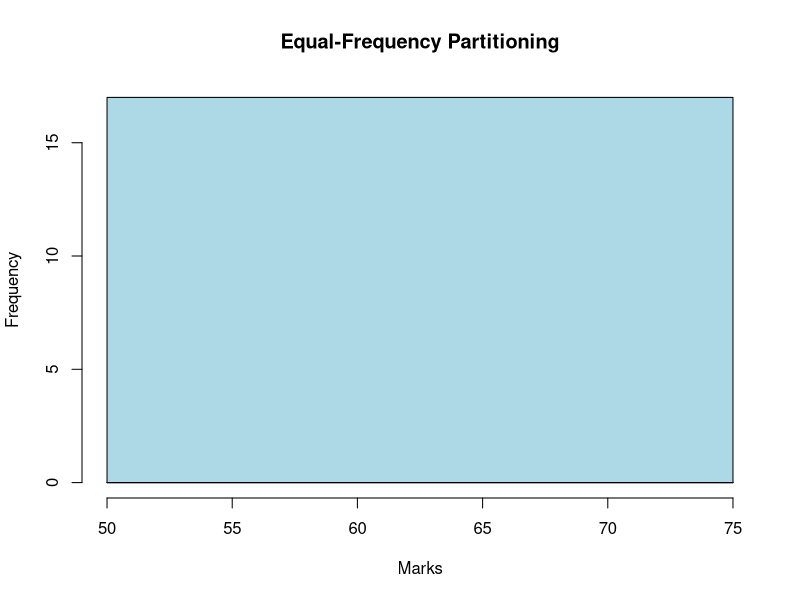
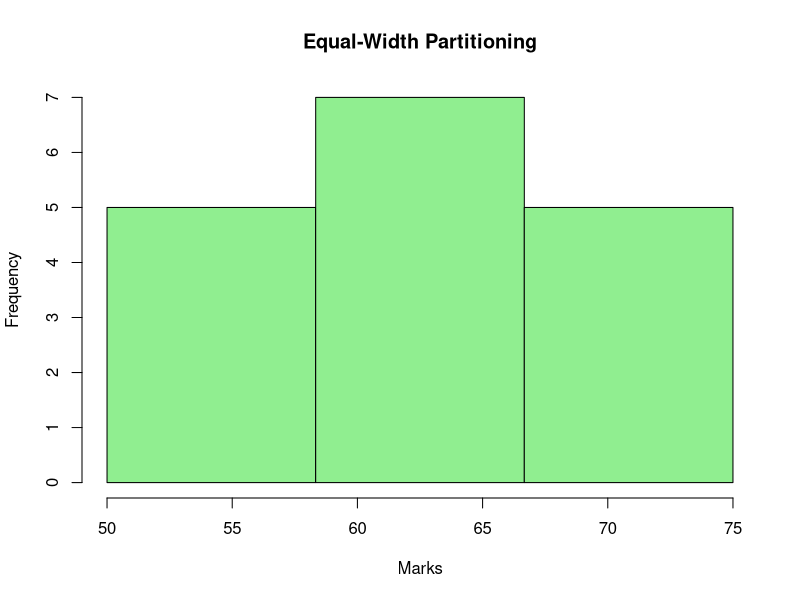
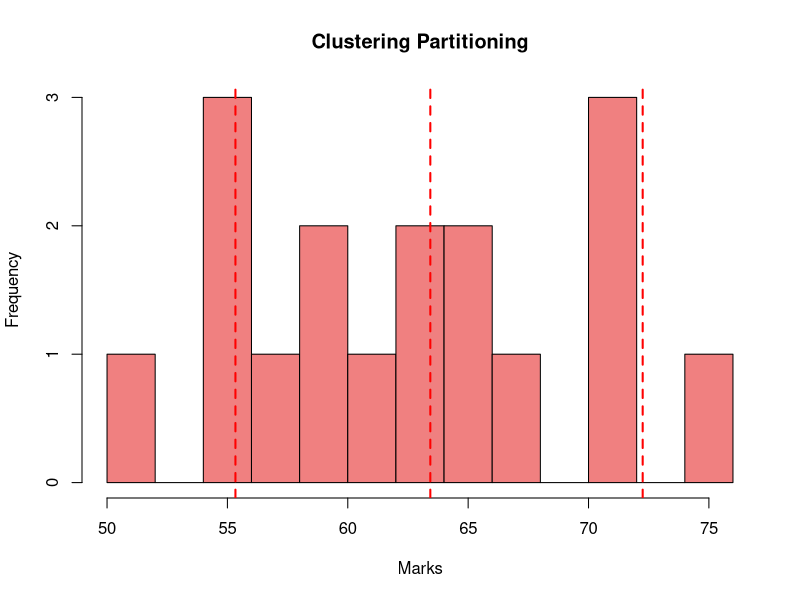

The R source for these figures, in order:
marks <- c(55, 60, 71, 63, 55, 65, 50, 55, 58, 59, 61, 63, 65, 67, 71, 72, 75)
sorted_marks <- sort(marks)
n <- length(marks)
equal_frequency_bins <- split(sorted_marks, cut(1:n, 3, labels = FALSE))
equal_frequency_bins
hist(marks, breaks = c(min(marks), max(marks[equal_frequency_bins[[1]]]), 
                       max(marks[equal_frequency_bins[[2]]]), max(marks)),
     main = "Equal-Frequency Partitioning", xlab = "Marks", col = "lightblue")
bin_width <- (max(marks) - min(marks)) / 3
breaks <- seq(min(marks), max(marks), by = bin_width)
breaks
hist(marks, breaks = breaks, main = "Equal-Width Partitioning", 
     xlab = "Marks", col = "lightgreen")
set.seed(123) 
kmeans_result <- kmeans(marks, centers = 3)
kmeans_result$centers
hist(marks, breaks = 10, main = "Clustering Partitioning", 
     xlab = "Marks", col = "lightcoral")
abline(v = kmeans_result$centers, col = "red", lwd = 2, lty = 2)

